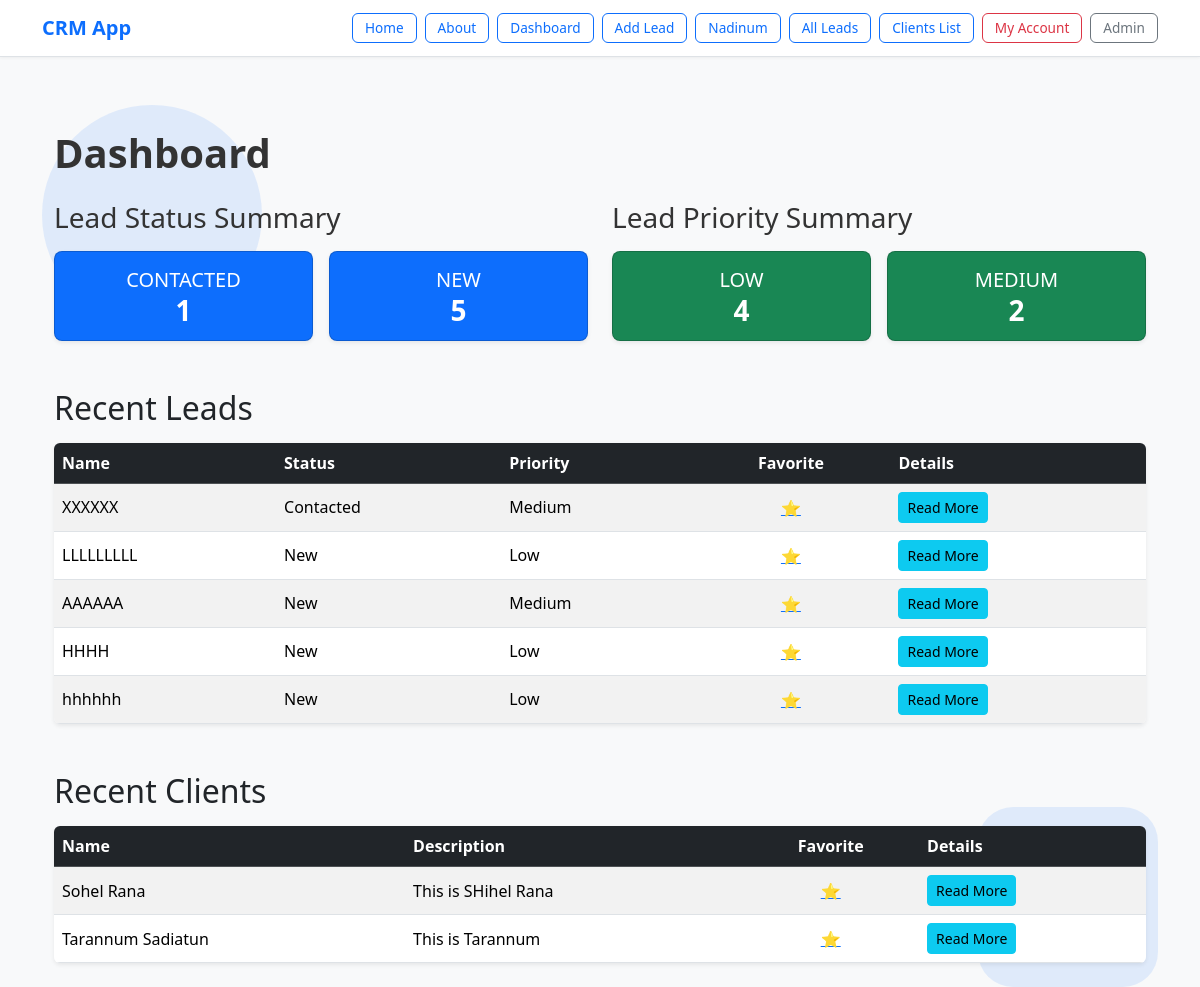
The page /dashboard (signed in) on the database its author committed.
### lead/models.py (models this page shows, shortened)
class Lead(models.Model):
    LOW= 'low'
    MEDIUM='medium'
    HIGH='high'
    CHOICES_PRIORITY=(
        (LOW,"Low"),
        (MEDIUM, 'Medium'),
        (HIGH, 'High'),
    )
    NEW='new'
    CONTACTED='contacted'
    WON='won'
    LOST='lost'
    CHOICES_STATUS=(
        (NEW, 'New'),
        (CONTACTED,"Contacted"),
        (WON, 'Won'),
        (LOST, 'Lost'),
    )
    name=models.CharField(max_length=50)
    team=models.ForeignKey(Team, related_name='leads', on_delete=models.CASCADE)
    email=models.EmailField()
    description=models.TextField(blank=True, null=True)
    priority=models.CharField(max_length=12, choices=CHOICES_PRIORITY, default=LOW)
    status=models.CharField(max_length=12, choices=CHOICES_STATUS, default=NEW)
    converted_to_client=models.BooleanField(default=False)
    created_by=models.ForeignKey(User, related_name='leads', on_delete=models.CASCADE)
    created_at=models.DateTimeField(auto_now_add=True)
    modified_at=models.DateTimeField(auto_now=True)
    class Meta:
        ordering = ('name',)  # ✅ tuple

### client/models.py (models this page shows, shortened)
class Client(models.Model):
    name=models.CharField(max_length=50)
    team=models.ForeignKey(Team, related_name='clients', on_delete=models.CASCADE)
    email=models.EmailField()
    description=models.TextField(blank=True, null=True)
    created_by=models.ForeignKey(User, related_name='clients', on_delete=models.CASCADE)
    created_at=models.DateTimeField(auto_now_add=True)
    modified_at=models.DateTimeField(auto_now=True)
    class Meta:
        ordering = ('name',)  # ✅ tuple

### dashboard/views.py (the view)
# urls.py: path('', include('dashboard.urls')),
@login_required
def dashboard(request):
    team = Team.objects.filter(created_by=request.user).first()
    recent_leads = Lead.objects.filter(team=team, converted_to_client=False).order_by("-created_at")[:5]
    recent_clients = Client.objects.filter(team=team).order_by("-created_at")[:5]
    status_summary = Lead.objects.filter(team=team,converted_to_client=False).values('status').annotate(total=Count('status'))
    priority_summary = Lead.objects.filter(team=team, converted_to_client=False).values('priority').annotate(total=Count('priority'))
    context = {
        'recent_leads': recent_leads,
        'recent_clients': recent_clients,
        'status_summary': status_summary,
        'priority_summary': priority_summary,
    }
    return render(request, 'dashboard/dashboard.html', context)

### dashboard/templates/dashboard/dashboard.html (shortened to what this page needs)
{% extends 'crm/base.html' %}
{% block content %}
<div class="container py-4 position-relative overflow-hidden" style="min-height: 60vh;">
  <div id="vector-background" class="position-absolute top-0 start-0 w-100 h-100"
       style="z-index: 0; pointer-events: none; opacity: 0.1;">
    <svg class="position-absolute top-0 start-0" style="width: 220px; height: 220px;" viewBox="0 0 220 220" fill="none" xmlns="http://www.w3.org/2000/svg">
      <circle cx="110" cy="110" r="110" fill="#0d6efd"/>
    </svg>
  </div>
  <div style="position: relative; z-index: 10;">
    <h1 class="mb-4 fw-bold">Dashboard</h1>
    <div class="row mb-5">
      <div class="col-md-6">
        <h3 class="mb-3">Lead Status Summary</h3>
        <div class="row g-3">
          {% for item in status_summary %}
            <div class="col-6">
              <div class="card shadow-sm text-white bg-primary rounded-3">
                <div class="card-body text-center py-3">
                  <h5 class="card-title text-uppercase mb-1">{{ item.status }}</h5>
                  <p class="fw-bold fs-3 mb-0" style="line-height: 1;">{{ item.total }}</p>
                </div>
              </div>
            </div>
          {% endfor %}
        </div>
      </div>
      <div class="col-md-6">
        <h3 class="mb-3">Lead Priority Summary</h3>
        <div class="row g-3">
          {% for item in priority_summary %}
            <div class="col-6">
              <div class="card shadow-sm text-white bg-success rounded-3">
                <div class="card-body text-center py-3">
                  <h5 class="card-title text-uppercase mb-1">{{ item.priority }}</h5>
                  <p class="fw-bold fs-3 mb-0" style="line-height: 1;">{{ item.total }}</p>
                </div>
              </div>
            </div>
          {% endfor %}
        </div>
      </div>
    </div>
    <section class="mb-5">
      <h2 class="mb-3">Recent Leads</h2>
      {% if recent_leads %}
        <div class="table-responsive shadow-sm rounded">
          <table class="table table-striped table-hover align-middle mb-0">
            <thead class="table-dark">
              <tr>
                <th>Name</th>
                <th>Status</th>
                <th>Priority</th>
                <th class="text-center" scope="col">Favorite</th>
                <th scope="col">Details</th>
              </tr>
            </thead>
            <tbody>
              {% for item in recent_leads %}
                <tr>
                  <td>{{ item.name }}</td>
                  <td>{{ item.get_status_display }}</td>
                  <td>{{ item.get_priority_display }}</td>
                  <td class="text-center">
                    <button class="btn btn-link p-0 star-icon" aria-label="Toggle Favorite" onclick="toggleStar('{{ item.pk }}')">⭐</button>
                  </td>
                  <td>
                    <a href="{% url 'lead_details' item.pk %}" class="btn btn-sm btn-info">Read More</a>
                  </td>
                </tr>
              {% endfor %}
            </tbody>
          </table>
        </div>
      {% else %}
        <p class="text-muted fst-italic">No recent leads found.</p>
      {% endif %}
    </section>
    <section>
      <h2 class="mb-3">Recent Clients</h2>
      {% if recent_clients %}
        <div class="table-responsive shadow-sm rounded">
          <table class="table table-striped table-hover align-middle mb-0">
            <thead class="table-dark">
              <tr>
                <th>Name</th>
                <th>Description</th>
                <th class="text-center" scope="col">Favorite</th>
                <th scope="col">Details</th>
              </tr>
            </thead>
            <tbody>
              {% for client in recent_clients %}
                <tr>
                  <td>{{ client.name }}</td>
                  <td>
                    {% if client.get_description_display %}
                      {{ client.get_description_display }}
                    {% else %}
                      {{ client.description }}
                    {% endif %}
                  </td>
                  <td class="text-center">
                    <button class="btn btn-link p-0 star-icon" aria-label="Toggle Favorite" onclick="toggleStar('{{ client.pk }}')">⭐</button>
                  </td>
                  <td>
                    <a href="{% url 'clients_detail' client.pk %}" class="btn btn-sm btn-info">Read More</a>
                  </td>
                </tr>
              {% endfor %}
            </tbody>
          </table>
        </div>
      {% else %}
        <p class="text-muted fst-italic">No recent clients found.</p>
      {% endif %}
    </section>
  </div>
</div>
{% endblock %}

### crm/templates/crm/base.html (style rules this page uses)
body { font-family: "Segoe UI", Roboto, sans-serif; background-color: #f8f9fa; }
.container h1, .container h3 { color: #333; }

### rows shown on the page
Lead: status "CONTACTED", total "1", name "XXXXXX", status "Contacted", priority "Medium"
Lead: name "LLLLLLLLL", status "New", priority "Low"
Lead: name "AAAAAA", status "New", priority "Medium"
Lead: name "HHHH", status "New", priority "Low"
Lead: name "hhhhhh", status "New", priority "Low"
Client: name "Sohel Rana", description "This is SHihel Rana"
Client: name "Tarannum Sadiatun", description "This is Tarannum"

### other values the page prints
{{ item.status }} "NEW"
{{ item.total }} "5"
{{ item.priority }} "LOW" "MEDIUM"
{{ item.total }} "4" "2"
